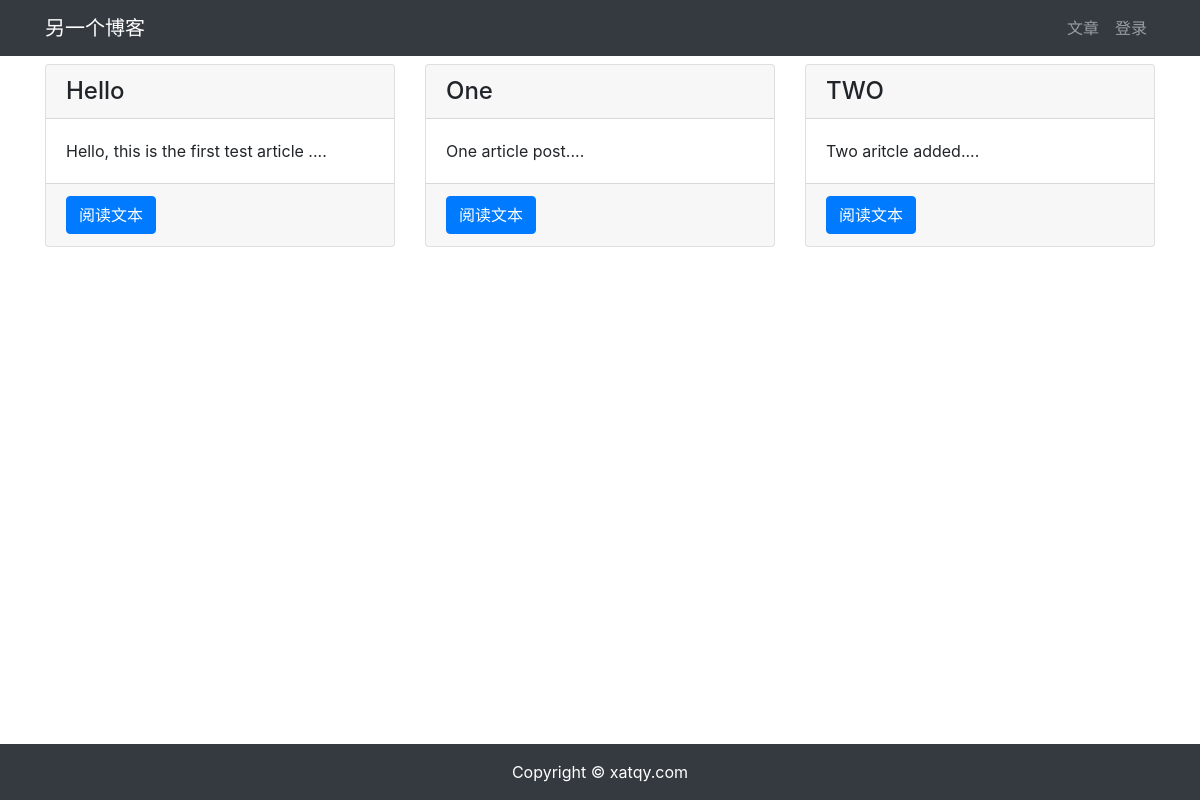
/article/article-list, run on an earlier commit of the app's database.
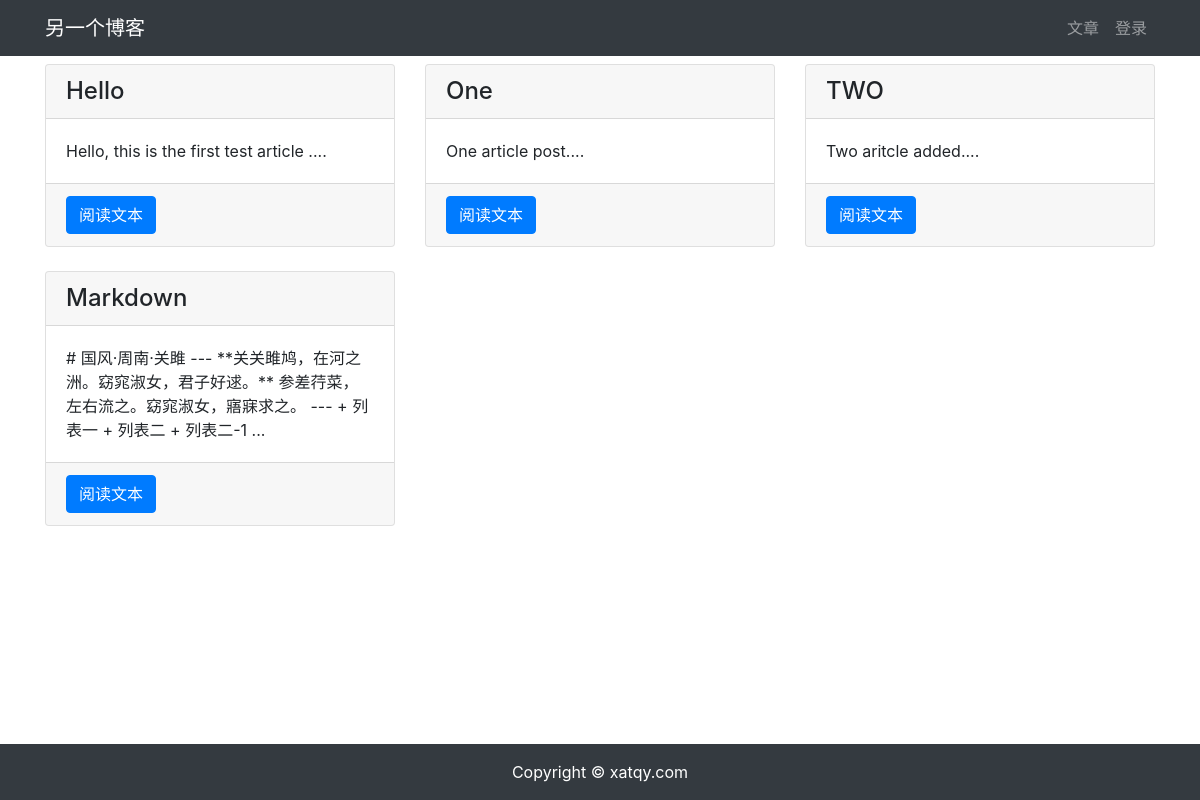
And on a later commit of the database.
### article/models.py (models this page shows, shortened)
class ArticlePost(models.Model):
    author = models.ForeignKey(User, on_delete=models.CASCADE)
    title = models.CharField(max_length=100)
    body = models.TextField()
    created = models.DateTimeField(default=timezone.now)
    updated = models.DateTimeField(auto_now=True)
    class Meta:
        ordering = ('created',)

### article/views.py (the view)
# urls.py: path('article-list', views.article_list, name='article_list'),
def article_list(request):
    articles = ArticlePost.objects.all()
    context = {'articles': articles}
    return render(request, 'article/list.html', context)

### templates/article/list.html (shortened to what this page needs)
{% extends "base.html" %}
{% load staticfiles %}
{% block content %}
<div class="container">
  <div class="row mt-2">
    {% for article in articles %}
    <div class="col-4 mb-4">
      <div class="card h-100">
        <h4 class="card-header">{{ article.title }}</h4>
        <div class="card-body">
          <p class="card-text">{{ article.body|slice:'100' }}...</p>
        </div>
        <div class="card-footer">
          <a href="{% url 'article:article_detail' article.id %}" class="btn btn-primary">阅读文本</a>
        </div>
      </div>
    </div>
    {% endfor %}
  </div>
</div>
{% endblock content %}

### templates/base.html (shortened to what this page needs)
{% load staticfiles %}
<html lang="zh-cn">
<head>
    <link rel="stylesheet" href="{% static 'bootstrap/css/bootstrap.min.css' %}">
    <link rel="stylesheet" href="{% static 'md_css/monokai.css' %}">
</head>
<body>
    {% include 'header.html' %}
    {% block content %}{% endblock content %}
    {% include 'footer.html' %}
</body>
</html>

### templates/header.html (shortened to what this page needs)
<nav class="navbar navbar-expand-lg navbar-dark bg-dark">
    <div class="container">
        <a class="navbar-brand" href="#">另一个博客</a>
        <div>
            <ul class="navbar-nav">
                <li class="nav-item">
                    <a class="nav-link" href="{% url 'article:article_list'%}">文章</a>
                </li>
                {% if user.is_authenticated %}
                <li class="nav-item dropdown">
                    <a class="nav-link dropdown-toggle" href="#" id="navbarDropdown" role="button" data-toggle="dropdown" aria-haspopup="true" aria-expanded="false">
                        {{ user.username }}
                    </a>
                    <div class="dropdown-menu" aria-labelledby="navbarDropdown">
                        <a class="dropdown-item" href="#" onclick="user_delete()">删除用户</a>
                        <a class="dropdown-item" href="{% url 'userprofile:logout' %}">退出登录</a>
                    </div>
                </li>
                {% else %}
                <li class="nav-item">
                    <a class="nav-link" href="{% url 'userprofile:login' %}">登录</a>
                </li>
                {% endif %}
            </ul>
        </div>
    </div>
</nav>

### templates/footer.html
{% load staticfiles %}
<div>
    <br><br><br>
</div>
<footer class="py-3 bg-dark fixed-bottom">
    <div class="container">
        <p class="m-0 text-center text-white">Copyright &copy; xatqy.com</p>
    </div>
</footer>

What changed in the data, as far as the page shows it:
added ArticlePost: title "Markdown", body "# 国风·周南·关雎 --- **关关雎鸠，在河之洲。窈窕淑女，君子好逑。** 参差荇菜，左右流之。窈窕淑女，寤寐求之。 --- + 列表一 + 列表二 + 列表二-1"
